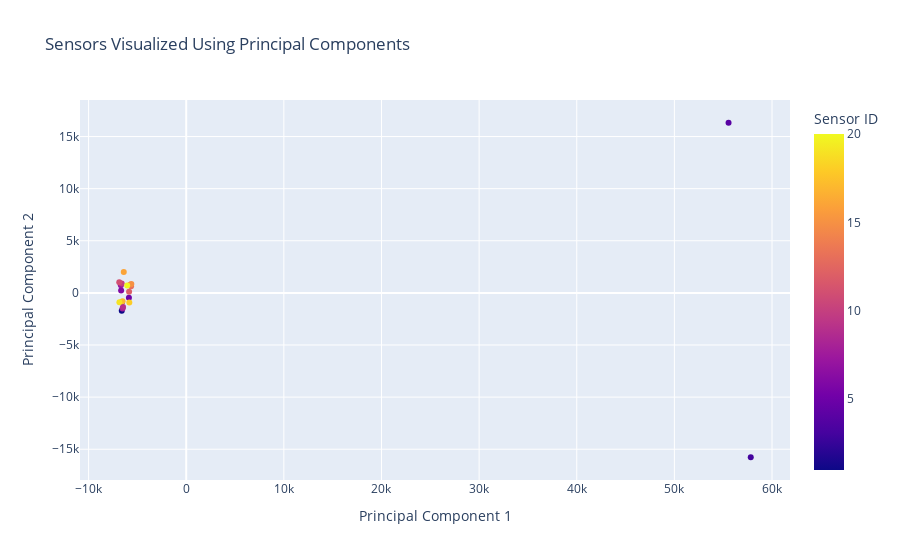

Notebook cell for this chart:
### Code cell
# Plot the PCA interactive plot
plot_pca_interactive(df_range_delay_ends, sensor_id_col='Sensor ID', n_components=2)

### Figure 1 — Plotly figure (JSON) as saved in the notebook; plotly's stock layout.template omitted (floating-point values rounded to 4 significant figures)
{"data": [{"customdata": [[1], [2], [3], [4], [5], [6], [7], [8], [9], [10], [11], [12], [13], [14], [15], [16], [17], [18], [19], [20]], "hovertemplate": "Principal Component 1=%{x}<br>Principal Component 2=%{y}<br>Sensor ID=%{marker.color}<extra></extra>", "legendgroup": "", "marker": {"color": [1, 2, 3, 4, 5, 6, 7, 8, 9, 10, 11, 12, 13, 14, 15, 16, 17, 18, 19, 20], "coloraxis": "coloraxis", "symbol": "circle"}, "mode": "markers", "name": "", "orientation": "v", "showlegend": false, "type": "scatter", "x": [-6603.0, -6577.0, 57820.0, 55550.0, -5871.0, -6668.0, -6696.0, -6519.0, -6470.0, -6610.0, -6860.0, -5851.0, -5651.0, -5738.0, -5622.0, -6396.0, -6521.0, -5828.0, -6843.0, -6045.0], "xaxis": "x", "y": [-1709.0, -876.7, -15770.0, 16320.0, -456.2, 239.2, 726.8, -1500.0, -1344.0, 909.0, 1026.0, 102.1, 627.0, 783.5, 844.0, 1994.0, -813.7, -911.4, -894.4, 699.3], "yaxis": "y"}], "layout": {"coloraxis": {"colorbar": {"title": {"text": "Sensor ID"}}, "colorscale": [[0, "#0d0887"], [0.1111, "#46039f"], [0.2222, "#7201a8"], [0.3333, "#9c179e"], [0.4444, "#bd3786"], [0.5556, "#d8576b"], [0.6667, "#ed7953"], [0.7778, "#fb9f3a"], [0.8889, "#fdca26"], [1, "#f0f921"]]}, "legend": {"tracegroupgap": 0}, "title": {"text": "Sensors Visualized Using Principal Components"}, "xaxis": {"anchor": "y", "domain": [0, 1], "title": {"text": "Principal Component 1"}}, "yaxis": {"anchor": "x", "domain": [0, 1], "title": {"text": "Principal Component 2"}}}}
